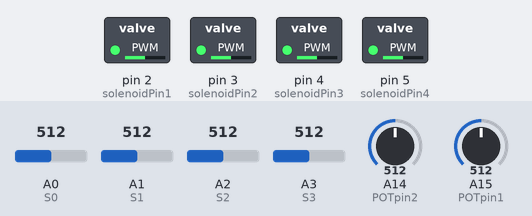
Bench run of a sketch on a simulated Arduino Mega 2560, built with avr-gcc and run on an emulated ATmega2560. Shown: switched loads named in the sketch (green lamp = pin HIGH). The test bench sets the inputs (shaded band); at power-on: A14 (POTpin2) = 512, A15 (POTpin1) = 512, A0 (S0) = 512, A1 (S1) = 512, A2 (S2) = 512, A3 (S3) = 512. What the sketch prints to the serial monitor is not drawn.

Above: at 1.2 s.
1.3 s: A14 (POTpin2) set to 30
At 2.6 s:
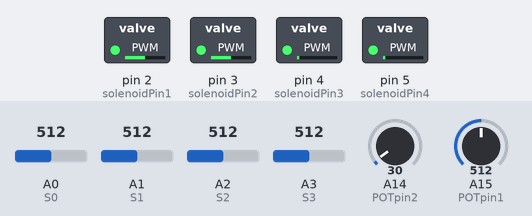
2.9 s: A15 (POTpin1) set to 30
At 4.2 s:
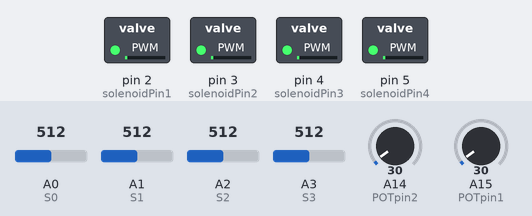
4.5 s: A14 (POTpin2) set to 306
At 5.8 s:
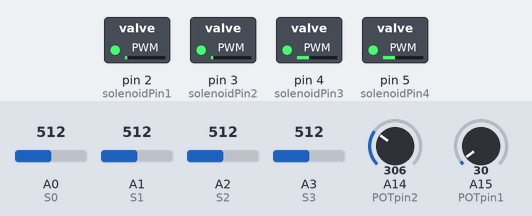
6.1 s: A14 (POTpin2) set to 716
At 7.4 s:
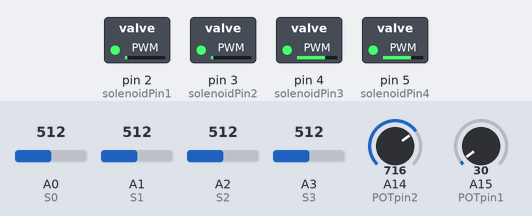
7.7 s: A15 (POTpin1) set to 306
At 8.6 s:
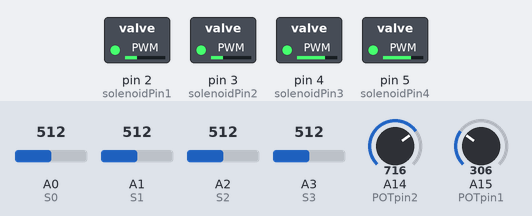
9.3 s: A15 (POTpin1) set to 716
At 10.9 s:
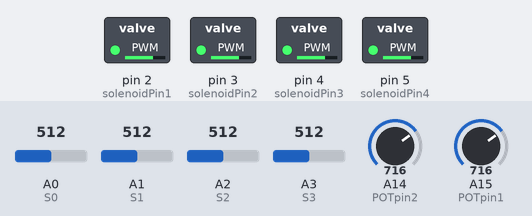
Timing chart, 0 to 12.0 s (numbered marks = the images above; inputs shaded):
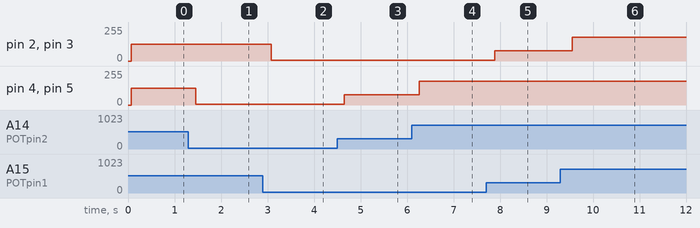

Measured:
- after the input at 1.3 s, pin 4 (solenoidPin3), pin 5 (solenoidPin4): 127/255 → 7/255 after 0.16 s
- after the input at 2.9 s, pin 2 (solenoidPin1), pin 3 (solenoidPin2): 127/255 → 7/255 after 0.18 s
- after the input at 4.5 s, pin 4 (solenoidPin3), pin 5 (solenoidPin4): 7/255 → 76/255 after 0.16 s
- after the input at 6.1 s, pin 4 (solenoidPin3), pin 5 (solenoidPin4): 76/255 → 178/255 after 0.17 s
- after the input at 7.7 s, pin 2 (solenoidPin1), pin 3 (solenoidPin2): 7/255 → 76/255 after 0.19 s
- after the input at 9.3 s, pin 2 (solenoidPin1), pin 3 (solenoidPin2): 76/255 → 178/255 after 0.25 s

The sketch:

Res_and_control_new.ino
```cpp
//New version of airpumpcontrol for more accurate air flow control
//Christian Diaz Herrera 10/4/2024

int POTpin1 = A15;
int POTpin2 = A14;
int solenoidPin1 = 2;
int solenoidPin2 = 3;
int solenoidPin3 = 4;
int solenoidPin4 = 5;
int S0 = A0;
int S1 = A1;
int S2 = A2;
int S3 = A3;


int POTval1, mapval1, percent1;
int POTval2, mapval2, percent2;


void setup() {
  Serial.begin(9600);
  pinMode(solenoidPin1, OUTPUT);
  pinMode(solenoidPin2, OUTPUT);
  pinMode(solenoidPin3, OUTPUT);
  pinMode(solenoidPin4, OUTPUT);
  pinMode(S0, INPUT);
  pinMode(S1, INPUT);
  pinMode(S2, INPUT);
  pinMode(S3, INPUT);
}

void loop() {
  POTval1 = analogRead(POTpin1);
  mapval1 = map(POTval1, 0, 1023, 0,255);
  percent1 = map(POTval1, 0, 1023, 0,100);
  POTval2 = analogRead(POTpin2);
  mapval2 = map(POTval2, 0, 1023, 0, 255);
  percent2 = map(POTval2, 0,1023, 0,100);

  Serial.print("Sensor1: ");
  Serial.print(analogRead(S0));
  Serial.print("\tSensor2: ");
  Serial.print(analogRead(S1));
  Serial.print("\tSensor3: ");
  Serial.print(analogRead(S2));
  Serial.print("\tSensor4: ");
  Serial.print(analogRead(S3));

  Serial.print("\tPotval1: ");
  Serial.print(POTval1);
  // Serial.println();
  Serial.print("\tmapval1 ");
  Serial.print(mapval1);
  Serial.print("\tPercentage: ");
  Serial.print(percent1);
  // Serial.println();
  Serial.print("\tPotval2: " );
  Serial.print(POTval2);
  // Serial.println();
  Serial.print("\tmapval2: ");
  Serial.print(mapval2);
  Serial.print("\tPercentage: ");
  Serial.print(percent2);
  Serial.println();

  analogWrite(solenoidPin1, mapval1);
  // delay(100);
  analogWrite(solenoidPin2, mapval1);
  analogWrite(solenoidPin3, mapval2);
  analogWrite(solenoidPin4, mapval2);
}
```
